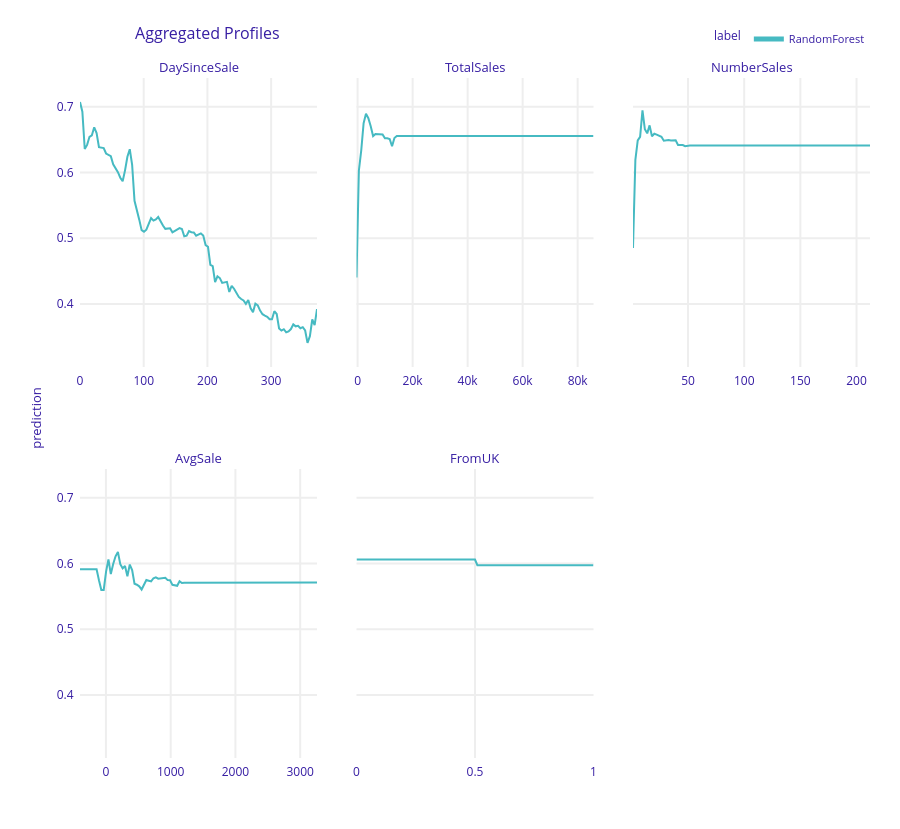

The code cell stored with this chart in its notebook:
### Code cell
explicador.model_profile().plot(facet_ncol=3)

### Figure 1 — Plotly figure (JSON) as saved in the notebook; plotly's stock layout.template omitted (floating-point values rounded to 4 significant figures; data arrays with more than 128 entries replaced by an {"elided": "..."} marker saying what was removed)
{"data": [{"customdata": {"elided": "101x3 mixed values"}, "hovertemplate": "<b>%{hovertext}</b><br><br>prediction=%{y:.3f}<br>mean_prediction=%{customdata[0]:.3f}<extra></extra>", "hovertext": ["RandomForest", "RandomForest", "RandomForest", "RandomForest", "RandomForest", "RandomForest", "RandomForest", "RandomForest", "RandomForest", "RandomForest", "RandomForest", "RandomForest", "RandomForest", "RandomForest", "RandomForest", "RandomForest", "RandomForest", "RandomForest", "RandomForest", "RandomForest", "RandomForest", "RandomForest", "RandomForest", "RandomForest", "RandomForest", "RandomForest", "RandomForest", "RandomForest", "RandomForest", "RandomForest", "RandomForest", "RandomForest", "RandomForest", "RandomForest", "RandomForest", "RandomForest", "RandomForest", "RandomForest", "RandomForest", "RandomForest", "RandomForest", "RandomForest", "RandomForest", "RandomForest", "RandomForest", "RandomForest", "RandomForest", "RandomForest", "RandomForest", "RandomForest", "RandomForest", "RandomForest", "RandomForest", "RandomForest", "RandomForest", "RandomForest", "RandomForest", "RandomForest", "RandomForest", "RandomForest", "RandomForest", "RandomForest", "RandomForest", "RandomForest", "RandomForest", "RandomForest", "RandomForest", "RandomForest", "RandomForest", "RandomForest", "RandomForest", "RandomForest", "RandomForest", "RandomForest", "RandomForest", "RandomForest", "RandomForest", "RandomForest", "RandomForest", "RandomForest", "RandomForest", "RandomForest", "RandomForest", "RandomForest", "RandomForest", "RandomForest", "RandomForest", "RandomForest", "RandomForest", "RandomForest", "RandomForest", "RandomForest", "RandomForest", "RandomForest", "RandomForest", "RandomForest", "RandomForest", "RandomForest", "RandomForest", "RandomForest", "RandomForest"], "legendgroup": "RandomForest", "line": {"color": "#46bac2", "dash": "solid", "width": 2}, "marker": {"symbol": "circle"}, "mode": "lines", "name": "RandomForest", "opacity": 1, "orientation": "v", "showlegend": true, "type": "scatter", "x": [0.0, 3.72, 7.44, 11.16, 14.88, 18.6, 22.32, 26.04, 29.76, 33.48, 37.2, 40.92, 44.64, 48.36, 52.08, 55.8, 59.52, 63.24, 66.96, 70.68, 74.4, 78.12, 81.84, 85.56, 89.28, 93.0, 96.72, 100.4, 104.2, 107.9, 111.6, 115.3, 119.0, 122.8, 126.5, 130.2, 133.9, 137.6, 141.4, 145.1, 148.8, 152.5, 156.2, 160.0, 163.7, 167.4, 171.1, 174.8, 178.6, 182.3, 186.0, 189.7, 193.4, 197.2, 200.9, 204.6, 208.3, 212.0, 215.8, 219.5, 223.2, 226.9, 230.6, 234.4, 238.1, 241.8, 245.5, 249.2, 253.0, 256.7, 260.4, 264.1, 267.8, 271.6, 275.3, 279.0, 282.7, 286.4, 290.2, 293.9, 297.6, 301.3, 305.0, 308.8, 312.5, 316.2, 319.9, 323.6, 327.4, 331.1, 334.8, 338.5, 342.2, 346.0, 349.7, 353.4, 357.1, 360.8, 364.6, 368.3, 372.0], "xaxis": "x4", "y": [0.707, 0.6923, 0.6357, 0.6419, 0.6542, 0.6565, 0.6687, 0.6598, 0.6383, 0.6379, 0.6371, 0.6288, 0.6269, 0.6247, 0.6124, 0.6066, 0.6004, 0.5921, 0.5868, 0.6032, 0.6239, 0.6354, 0.6116, 0.5569, 0.5444, 0.5283, 0.5124, 0.51, 0.5131, 0.5211, 0.5307, 0.5269, 0.5287, 0.5324, 0.5254, 0.5194, 0.5143, 0.5147, 0.5152, 0.5091, 0.5114, 0.5129, 0.5156, 0.5142, 0.5031, 0.5039, 0.5108, 0.5092, 0.5089, 0.504, 0.5062, 0.5074, 0.5043, 0.4897, 0.4871, 0.4596, 0.4576, 0.4334, 0.4422, 0.4396, 0.4322, 0.4329, 0.4338, 0.4184, 0.4279, 0.4234, 0.4172, 0.4109, 0.4078, 0.4057, 0.4004, 0.4061, 0.3935, 0.3878, 0.4008, 0.398, 0.3901, 0.3846, 0.3825, 0.3808, 0.377, 0.377, 0.3892, 0.3849, 0.363, 0.3598, 0.3618, 0.3572, 0.3585, 0.3621, 0.3692, 0.3663, 0.367, 0.3633, 0.3649, 0.3599, 0.341, 0.3513, 0.3766, 0.3681, 0.3925], "yaxis": "y4"}, {"customdata": {"elided": "101x3 mixed values"}, "hovertemplate": "<b>%{hovertext}</b><br><br>prediction=%{y:.3f}<br>mean_prediction=%{customdata[0]:.3f}<extra></extra>", "hovertext": ["RandomForest", "RandomForest", "RandomForest", "RandomForest", "RandomForest", "RandomForest", "RandomForest", "RandomForest", "RandomForest", "RandomForest", "RandomForest", "RandomForest", "RandomForest", "RandomForest", "RandomForest", "RandomForest", "RandomForest", "RandomForest", "RandomForest", "RandomForest", "RandomForest", "RandomForest", "RandomForest", "RandomForest", "RandomForest", "RandomForest", "RandomForest", "RandomForest", "RandomForest", "RandomForest", "RandomForest", "RandomForest", "RandomForest", "RandomForest", "RandomForest", "RandomForest", "RandomForest", "RandomForest", "RandomForest", "RandomForest", "RandomForest", "RandomForest", "RandomForest", "RandomForest", "RandomForest", "RandomForest", "RandomForest", "RandomForest", "RandomForest", "RandomForest", "RandomForest", "RandomForest", "RandomForest", "RandomForest", "RandomForest", "RandomForest", "RandomForest", "RandomForest", "RandomForest", "RandomForest", "RandomForest", "RandomForest", "RandomForest", "RandomForest", "RandomForest", "RandomForest", "RandomForest", "RandomForest", "RandomForest", "RandomForest", "RandomForest", "RandomForest", "RandomForest", "RandomForest", "RandomForest", "RandomForest", "RandomForest", "RandomForest", "RandomForest", "RandomForest", "RandomForest", "RandomForest", "RandomForest", "RandomForest", "RandomForest", "RandomForest", "RandomForest", "RandomForest", "RandomForest", "RandomForest", "RandomForest", "RandomForest", "RandomForest", "RandomForest", "RandomForest", "RandomForest", "RandomForest", "RandomForest", "RandomForest", "RandomForest", "RandomForest"], "legendgroup": "RandomForest", "line": {"color": "#46bac2", "dash": "solid", "width": 2}, "marker": {"symbol": "circle"}, "mode": "lines", "name": "RandomForest", "opacity": 1, "orientation": "v", "showlegend": false, "type": "scatter", "x": [-400.7, 460.9, 1323.0, 2184.0, 3046.0, 3907.0, 4769.0, 5631.0, 6492.0, 7354.0, 8215.0, 9077.0, 9939.0, 10800.0, 11660.0, 12520.0, 13390.0, 14250.0, 15110.0, 15970.0, 16830.0, 17690.0, 18550.0, 19420.0, 20280.0, 21140.0, 22000.0, 22860.0, 23720.0, 24590.0, 25450.0, 26310.0, 27170.0, 28030.0, 28890.0, 29760.0, 30620.0, 31480.0, 32340.0, 33200.0, 34060.0, 34930.0, 35790.0, 36650.0, 37510.0, 38370.0, 39230.0, 40100.0, 40960.0, 41820.0, 42680.0, 43540.0, 44400.0, 45260.0, 46130.0, 46990.0, 47850.0, 48710.0, 49570.0, 50430.0, 51300.0, 52160.0, 53020.0, 53880.0, 54740.0, 55600.0, 56470.0, 57330.0, 58190.0, 59050.0, 59910.0, 60770.0, 61640.0, 62500.0, 63360.0, 64220.0, 65080.0, 65940.0, 66810.0, 67670.0, 68530.0, 69390.0, 70250.0, 71110.0, 71970.0, 72840.0, 73700.0, 74560.0, 75420.0, 76280.0, 77140.0, 78010.0, 78870.0, 79730.0, 80590.0, 81450.0, 82310.0, 83180.0, 84040.0, 84900.0, 85760.0], "xaxis": "x5", "y": [0.4405, 0.6029, 0.6336, 0.6748, 0.6891, 0.6825, 0.6702, 0.6553, 0.6585, 0.6585, 0.6579, 0.6579, 0.652, 0.652, 0.6508, 0.6399, 0.6524, 0.6554, 0.6554, 0.6554, 0.6554, 0.6554, 0.6554, 0.6554, 0.6554, 0.6554, 0.6554, 0.6554, 0.6554, 0.6554, 0.6554, 0.6554, 0.6554, 0.6554, 0.6554, 0.6554, 0.6554, 0.6554, 0.6554, 0.6554, 0.6554, 0.6554, 0.6554, 0.6554, 0.6554, 0.6554, 0.6554, 0.6554, 0.6554, 0.6554, 0.6554, 0.6554, 0.6554, 0.6554, 0.6554, 0.6554, 0.6554, 0.6554, 0.6554, 0.6554, 0.6554, 0.6554, 0.6554, 0.6554, 0.6554, 0.6554, 0.6554, 0.6554, 0.6554, 0.6554, 0.6554, 0.6554, 0.6554, 0.6554, 0.6554, 0.6554, 0.6554, 0.6554, 0.6554, 0.6554, 0.6554, 0.6554, 0.6554, 0.6554, 0.6554, 0.6554, 0.6554, 0.6554, 0.6554, 0.6554, 0.6554, 0.6554, 0.6554, 0.6554, 0.6554, 0.6554, 0.6554, 0.6554, 0.6554, 0.6554, 0.6554], "yaxis": "y5"}, {"customdata": {"elided": "101x3 mixed values"}, "hovertemplate": "<b>%{hovertext}</b><br><br>prediction=%{y:.3f}<br>mean_prediction=%{customdata[0]:.3f}<extra></extra>", "hovertext": ["RandomForest", "RandomForest", "RandomForest", "RandomForest", "RandomForest", "RandomForest", "RandomForest", "RandomForest", "RandomForest", "RandomForest", "RandomForest", "RandomForest", "RandomForest", "RandomForest", "RandomForest", "RandomForest", "RandomForest", "RandomForest", "RandomForest", "RandomForest", "RandomForest", "RandomForest", "RandomForest", "RandomForest", "RandomForest", "RandomForest", "RandomForest", "RandomForest", "RandomForest", "RandomForest", "RandomForest", "RandomForest", "RandomForest", "RandomForest", "RandomForest", "RandomForest", "RandomForest", "RandomForest", "RandomForest", "RandomForest", "RandomForest", "RandomForest", "RandomForest", "RandomForest", "RandomForest", "RandomForest", "RandomForest", "RandomForest", "RandomForest", "RandomForest", "RandomForest", "RandomForest", "RandomForest", "RandomForest", "RandomForest", "RandomForest", "RandomForest", "RandomForest", "RandomForest", "RandomForest", "RandomForest", "RandomForest", "RandomForest", "RandomForest", "RandomForest", "RandomForest", "RandomForest", "RandomForest", "RandomForest", "RandomForest", "RandomForest", "RandomForest", "RandomForest", "RandomForest", "RandomForest", "RandomForest", "RandomForest", "RandomForest", "RandomForest", "RandomForest", "RandomForest", "RandomForest", "RandomForest", "RandomForest", "RandomForest", "RandomForest", "RandomForest", "RandomForest", "RandomForest", "RandomForest", "RandomForest", "RandomForest", "RandomForest", "RandomForest", "RandomForest", "RandomForest", "RandomForest", "RandomForest", "RandomForest", "RandomForest", "RandomForest"], "legendgroup": "RandomForest", "line": {"color": "#46bac2", "dash": "solid", "width": 2}, "marker": {"symbol": "circle"}, "mode": "lines", "name": "RandomForest", "opacity": 1, "orientation": "v", "showlegend": false, "type": "scatter", "x": [1.0, 3.11, 5.22, 7.33, 9.44, 11.55, 13.66, 15.77, 17.88, 19.99, 22.1, 24.21, 26.32, 28.43, 30.54, 32.65, 34.76, 36.87, 38.98, 41.09, 43.2, 45.31, 47.42, 49.53, 51.64, 53.75, 55.86, 57.97, 60.08, 62.19, 64.3, 66.41, 68.52, 70.63, 72.74, 74.85, 76.96, 79.07, 81.18, 83.29, 85.4, 87.51, 89.62, 91.73, 93.84, 95.95, 98.06, 100.2, 102.3, 104.4, 106.5, 108.6, 110.7, 112.8, 114.9, 117.0, 119.2, 121.3, 123.4, 125.5, 127.6, 129.7, 131.8, 133.9, 136.0, 138.2, 140.3, 142.4, 144.5, 146.6, 148.7, 150.8, 152.9, 155.0, 157.1, 159.2, 161.4, 163.5, 165.6, 167.7, 169.8, 171.9, 174.0, 176.1, 178.2, 180.3, 182.5, 184.6, 186.7, 188.8, 190.9, 193.0, 195.1, 197.2, 199.3, 201.4, 203.6, 205.7, 207.8, 209.9, 212.0], "xaxis": "x6", "y": [0.4852, 0.6191, 0.6486, 0.6541, 0.6943, 0.6657, 0.6594, 0.6716, 0.6551, 0.6588, 0.6576, 0.6562, 0.6543, 0.6482, 0.6492, 0.6492, 0.6485, 0.6489, 0.6489, 0.6418, 0.6418, 0.6417, 0.64, 0.6409, 0.6409, 0.6409, 0.6409, 0.6409, 0.6409, 0.6409, 0.6409, 0.6409, 0.6409, 0.6409, 0.6409, 0.6409, 0.6409, 0.6409, 0.6409, 0.6409, 0.6409, 0.6409, 0.6409, 0.6409, 0.6409, 0.6409, 0.6409, 0.6409, 0.6409, 0.6409, 0.6409, 0.6409, 0.6409, 0.6409, 0.6409, 0.6409, 0.6409, 0.6409, 0.6409, 0.6409, 0.6409, 0.6409, 0.6409, 0.6409, 0.6409, 0.6409, 0.6409, 0.6409, 0.6409, 0.6409, 0.6409, 0.6409, 0.6409, 0.6409, 0.6409, 0.6409, 0.6409, 0.6409, 0.6409, 0.6409, 0.6409, 0.6409, 0.6409, 0.6409, 0.6409, 0.6409, 0.6409, 0.6409, 0.6409, 0.6409, 0.6409, 0.6409, 0.6409, 0.6409, 0.6409, 0.6409, 0.6409, 0.6409, 0.6409, 0.6409, 0.6409], "yaxis": "y6"}, {"customdata": {"elided": "101x3 mixed values"}, "hovertemplate": "<b>%{hovertext}</b><br><br>prediction=%{y:.3f}<br>mean_prediction=%{customdata[0]:.3f}<extra></extra>", "hovertext": ["RandomForest", "RandomForest", "RandomForest", "RandomForest", "RandomForest", "RandomForest", "RandomForest", "RandomForest", "RandomForest", "RandomForest", "RandomForest", "RandomForest", "RandomForest", "RandomForest", "RandomForest", "RandomForest", "RandomForest", "RandomForest", "RandomForest", "RandomForest", "RandomForest", "RandomForest", "RandomForest", "RandomForest", "RandomForest", "RandomForest", "RandomForest", "RandomForest", "RandomForest", "RandomForest", "RandomForest", "RandomForest", "RandomForest", "RandomForest", "RandomForest", "RandomForest", "RandomForest", "RandomForest", "RandomForest", "RandomForest", "RandomForest", "RandomForest", "RandomForest", "RandomForest", "RandomForest", "RandomForest", "RandomForest", "RandomForest", "RandomForest", "RandomForest", "RandomForest", "RandomForest", "RandomForest", "RandomForest", "RandomForest", "RandomForest", "RandomForest", "RandomForest", "RandomForest", "RandomForest", "RandomForest", "RandomForest", "RandomForest", "RandomForest", "RandomForest", "RandomForest", "RandomForest", "RandomForest", "RandomForest", "RandomForest", "RandomForest", "RandomForest", "RandomForest", "RandomForest", "RandomForest", "RandomForest", "RandomForest", "RandomForest", "RandomForest", "RandomForest", "RandomForest", "RandomForest", "RandomForest", "RandomForest", "RandomForest", "RandomForest", "RandomForest", "RandomForest", "RandomForest", "RandomForest", "RandomForest", "RandomForest", "RandomForest", "RandomForest", "RandomForest", "RandomForest", "RandomForest", "RandomForest", "RandomForest", "RandomForest", "RandomForest"], "legendgroup": "RandomForest", "line": {"color": "#46bac2", "dash": "solid", "width": 2}, "marker": {"symbol": "circle"}, "mode": "lines", "name": "RandomForest", "opacity": 1, "orientation": "v", "showlegend": false, "type": "scatter", "x": [-400.7, -364.1, -327.5, -290.9, -254.3, -217.7, -181.1, -144.5, -107.9, -71.26, -34.66, 1.946, 38.55, 75.15, 111.8, 148.4, 185.0, 221.6, 258.2, 294.8, 331.4, 368.0, 404.6, 441.2, 477.8, 514.4, 551.0, 587.6, 624.2, 660.8, 697.4, 734.0, 770.6, 807.2, 843.8, 880.4, 917.0, 953.6, 990.2, 1027.0, 1063.0, 1100.0, 1137.0, 1173.0, 1210.0, 1246.0, 1283.0, 1320.0, 1356.0, 1393.0, 1429.0, 1466.0, 1503.0, 1539.0, 1576.0, 1612.0, 1649.0, 1686.0, 1722.0, 1759.0, 1795.0, 1832.0, 1869.0, 1905.0, 1942.0, 1978.0, 2015.0, 2052.0, 2088.0, 2125.0, 2161.0, 2198.0, 2235.0, 2271.0, 2308.0, 2344.0, 2381.0, 2418.0, 2454.0, 2491.0, 2528.0, 2564.0, 2601.0, 2637.0, 2674.0, 2711.0, 2747.0, 2784.0, 2820.0, 2857.0, 2894.0, 2930.0, 2967.0, 3003.0, 3040.0, 3077.0, 3113.0, 3150.0, 3186.0, 3223.0, 3260.0], "xaxis": "x", "y": [0.5913, 0.5913, 0.5913, 0.5913, 0.5913, 0.5913, 0.5913, 0.5913, 0.5747, 0.5598, 0.5598, 0.5877, 0.6063, 0.5839, 0.5992, 0.6109, 0.6174, 0.5988, 0.5926, 0.5961, 0.5806, 0.5983, 0.5899, 0.5692, 0.5677, 0.5653, 0.5604, 0.5676, 0.5748, 0.5738, 0.5727, 0.5776, 0.579, 0.577, 0.5773, 0.5786, 0.5783, 0.5747, 0.5745, 0.5675, 0.5669, 0.5661, 0.573, 0.5702, 0.5705, 0.5705, 0.5705, 0.5704, 0.5702, 0.57, 0.57, 0.57, 0.57, 0.57, 0.57, 0.5705, 0.5705, 0.5705, 0.5705, 0.5705, 0.5708, 0.5708, 0.5708, 0.5708, 0.5708, 0.5709, 0.5709, 0.5709, 0.5709, 0.5709, 0.5709, 0.5709, 0.5709, 0.5709, 0.5709, 0.5709, 0.5709, 0.5709, 0.5711, 0.5711, 0.5711, 0.5711, 0.5711, 0.5711, 0.5711, 0.5711, 0.5711, 0.5711, 0.5711, 0.5711, 0.5711, 0.5711, 0.5711, 0.5711, 0.5711, 0.5711, 0.5711, 0.5711, 0.5711, 0.5711, 0.5711], "yaxis": "y"}, {"customdata": {"elided": "101x3 mixed values"}, "hovertemplate": "<b>%{hovertext}</b><br><br>prediction=%{y:.3f}<br>mean_prediction=%{customdata[0]:.3f}<extra></extra>", "hovertext": ["RandomForest", "RandomForest", "RandomForest", "RandomForest", "RandomForest", "RandomForest", "RandomForest", "RandomForest", "RandomForest", "RandomForest", "RandomForest", "RandomForest", "RandomForest", "RandomForest", "RandomForest", "RandomForest", "RandomForest", "RandomForest", "RandomForest", "RandomForest", "RandomForest", "RandomForest", "RandomForest", "RandomForest", "RandomForest", "RandomForest", "RandomForest", "RandomForest", "RandomForest", "RandomForest", "RandomForest", "RandomForest", "RandomForest", "RandomForest", "RandomForest", "RandomForest", "RandomForest", "RandomForest", "RandomForest", "RandomForest", "RandomForest", "RandomForest", "RandomForest", "RandomForest", "RandomForest", "RandomForest", "RandomForest", "RandomForest", "RandomForest", "RandomForest", "RandomForest", "RandomForest", "RandomForest", "RandomForest", "RandomForest", "RandomForest", "RandomForest", "RandomForest", "RandomForest", "RandomForest", "RandomForest", "RandomForest", "RandomForest", "RandomForest", "RandomForest", "RandomForest", "RandomForest", "RandomForest", "RandomForest", "RandomForest", "RandomForest", "RandomForest", "RandomForest", "RandomForest", "RandomForest", "RandomForest", "RandomForest", "RandomForest", "RandomForest", "RandomForest", "RandomForest", "RandomForest", "RandomForest", "RandomForest", "RandomForest", "RandomForest", "RandomForest", "RandomForest", "RandomForest", "RandomForest", "RandomForest", "RandomForest", "RandomForest", "RandomForest", "RandomForest", "RandomForest", "RandomForest", "RandomForest", "RandomForest", "RandomForest", "RandomForest"], "legendgroup": "RandomForest", "line": {"color": "#46bac2", "dash": "solid", "width": 2}, "marker": {"symbol": "circle"}, "mode": "lines", "name": "RandomForest", "opacity": 1, "orientation": "v", "showlegend": false, "type": "scatter", "x": [0.0, 0.01, 0.02, 0.03, 0.04, 0.05, 0.06, 0.07, 0.08, 0.09, 0.1, 0.11, 0.12, 0.13, 0.14, 0.15, 0.16, 0.17, 0.18, 0.19, 0.2, 0.21, 0.22, 0.23, 0.24, 0.25, 0.26, 0.27, 0.28, 0.29, 0.3, 0.31, 0.32, 0.33, 0.34, 0.35, 0.36, 0.37, 0.38, 0.39, 0.4, 0.41, 0.42, 0.43, 0.44, 0.45, 0.46, 0.47, 0.48, 0.49, 0.5, 0.51, 0.52, 0.53, 0.54, 0.55, 0.56, 0.57, 0.58, 0.59, 0.6, 0.61, 0.62, 0.63, 0.64, 0.65, 0.66, 0.67, 0.68, 0.69, 0.7, 0.71, 0.72, 0.73, 0.74, 0.75, 0.76, 0.77, 0.78, 0.79, 0.8, 0.81, 0.82, 0.83, 0.84, 0.85, 0.86, 0.87, 0.88, 0.89, 0.9, 0.91, 0.92, 0.93, 0.94, 0.95, 0.96, 0.97, 0.98, 0.99, 1.0], "xaxis": "x2", "y": [0.606, 0.606, 0.606, 0.606, 0.606, 0.606, 0.606, 0.606, 0.606, 0.606, 0.606, 0.606, 0.606, 0.606, 0.606, 0.606, 0.606, 0.606, 0.606, 0.606, 0.606, 0.606, 0.606, 0.606, 0.606, 0.606, 0.606, 0.606, 0.606, 0.606, 0.606, 0.606, 0.606, 0.606, 0.606, 0.606, 0.606, 0.606, 0.606, 0.606, 0.606, 0.606, 0.606, 0.606, 0.606, 0.606, 0.606, 0.606, 0.606, 0.606, 0.606, 0.5975, 0.5975, 0.5975, 0.5975, 0.5975, 0.5975, 0.5975, 0.5975, 0.5975, 0.5975, 0.5975, 0.5975, 0.5975, 0.5975, 0.5975, 0.5975, 0.5975, 0.5975, 0.5975, 0.5975, 0.5975, 0.5975, 0.5975, 0.5975, 0.5975, 0.5975, 0.5975, 0.5975, 0.5975, 0.5975, 0.5975, 0.5975, 0.5975, 0.5975, 0.5975, 0.5975, 0.5975, 0.5975, 0.5975, 0.5975, 0.5975, 0.5975, 0.5975, 0.5975, 0.5975, 0.5975, 0.5975, 0.5975, 0.5975, 0.5975], "yaxis": "y2"}], "layout": {"annotations": [{"font": {"size": 13}, "showarrow": false, "text": "AvgSale", "x": 0.15, "xanchor": "center", "xref": "paper", "y": 0.425, "yanchor": "bottom", "yref": "paper"}, {"font": {"size": 13}, "showarrow": false, "text": "FromUK", "x": 0.5, "xanchor": "center", "xref": "paper", "y": 0.425, "yanchor": "bottom", "yref": "paper"}, {"font": {"size": 13}, "showarrow": false, "text": "DaySinceSale", "x": 0.15, "xanchor": "center", "xref": "paper", "y": 1, "yanchor": "bottom", "yref": "paper"}, {"font": {"size": 13}, "showarrow": false, "text": "TotalSales", "x": 0.5, "xanchor": "center", "xref": "paper", "y": 1, "yanchor": "bottom", "yref": "paper"}, {"font": {"size": 13}, "showarrow": false, "text": "NumberSales", "x": 0.85, "xanchor": "center", "xref": "paper", "y": 1, "yanchor": "bottom", "yref": "paper"}, {"font": {"size": 13}, "showarrow": false, "text": "prediction", "textangle": -90, "x": -0.07, "xref": "paper", "y": 0.5, "yref": "paper"}], "font": {"color": "#371ea3"}, "height": 829, "hovermode": "x unified", "legend": {"font": {"size": 11}, "itemsizing": "constant", "orientation": "h", "title": {"font": {"size": 12}, "text": "label"}, "tracegroupgap": 0, "x": 1, "xanchor": "right", "y": 1.036, "yanchor": "bottom"}, "margin": {"b": 71, "r": 30, "t": 78}, "title": {"font": {"size": 16}, "text": "Aggregated Profiles", "x": 0.15}, "xaxis": {"anchor": "y", "automargin": true, "domain": [0, 0.3], "fixedrange": true, "gridwidth": 2, "showticklabels": true, "tickcolor": "white", "ticklen": 3, "ticks": "outside", "title": {"text": ""}, "type": "linear", "zeroline": false}, "xaxis2": {"anchor": "y2", "automargin": true, "domain": [0.35, 0.65], "fixedrange": true, "gridwidth": 2, "showticklabels": true, "tickcolor": "white", "ticklen": 3, "ticks": "outside", "title": {"text": ""}, "type": "linear", "zeroline": false}, "xaxis3": {"anchor": "y3", "automargin": true, "domain": [0.7, 1], "fixedrange": true, "gridwidth": 2, "showticklabels": true, "tickcolor": "white", "ticklen": 3, "ticks": "outside", "title": {"text": ""}, "type": "linear", "zeroline": false}, "xaxis4": {"anchor": "y4", "automargin": true, "domain": [0, 0.3], "fixedrange": true, "gridwidth": 2, "showticklabels": true, "tickcolor": "white", "ticklen": 3, "ticks": "outside", "title": {"text": ""}, "type": "linear", "zeroline": false}, "xaxis5": {"anchor": "y5", "automargin": true, "domain": [0.35, 0.65], "fixedrange": true, "gridwidth": 2, "showticklabels": true, "tickcolor": "white", "ticklen": 3, "ticks": "outside", "title": {"text": ""}, "type": "linear", "zeroline": false}, "xaxis6": {"anchor": "y6", "automargin": true, "domain": [0.7, 1], "fixedrange": true, "gridwidth": 2, "showticklabels": true, "tickcolor": "white", "ticklen": 3, "ticks": "outside", "title": {"text": ""}, "type": "linear", "zeroline": false}, "yaxis": {"anchor": "x", "automargin": true, "domain": [0, 0.425], "fixedrange": true, "gridwidth": 2, "range": [0.3044, 0.7435], "tickcolor": "white", "ticklen": 3, "ticks": "outside", "title": {"text": ""}, "type": "linear", "zeroline": false}, "yaxis2": {"anchor": "x2", "automargin": true, "domain": [0, 0.425], "fixedrange": true, "gridwidth": 2, "matches": "y", "showticklabels": false, "tickcolor": "white", "ticklen": 3, "ticks": "outside", "title": {"text": ""}, "type": "linear", "zeroline": false}, "yaxis3": {"anchor": "x3", "automargin": true, "domain": [0, 0.425], "fixedrange": true, "gridwidth": 2, "matches": "y", "showticklabels": false, "tickcolor": "white", "ticklen": 3, "ticks": "outside", "title": {"text": ""}, "type": "linear", "zeroline": false}, "yaxis4": {"anchor": "x4", "automargin": true, "domain": [0.575, 1], "fixedrange": true, "gridwidth": 2, "matches": "y", "range": [0.3044, 0.7435], "tickcolor": "white", "ticklen": 3, "ticks": "outside", "title": {"text": ""}, "type": "linear", "zeroline": false}, "yaxis5": {"anchor": "x5", "automargin": true, "domain": [0.575, 1], "fixedrange": true, "gridwidth": 2, "matches": "y", "showticklabels": false, "tickcolor": "white", "ticklen": 3, "ticks": "outside", "title": {"text": ""}, "type": "linear", "zeroline": false}, "yaxis6": {"anchor": "x6", "automargin": true, "domain": [0.575, 1], "fixedrange": true, "gridwidth": 2, "matches": "y", "showticklabels": false, "tickcolor": "white", "ticklen": 3, "ticks": "outside", "title": {"text": ""}, "type": "linear", "zeroline": false}}}
